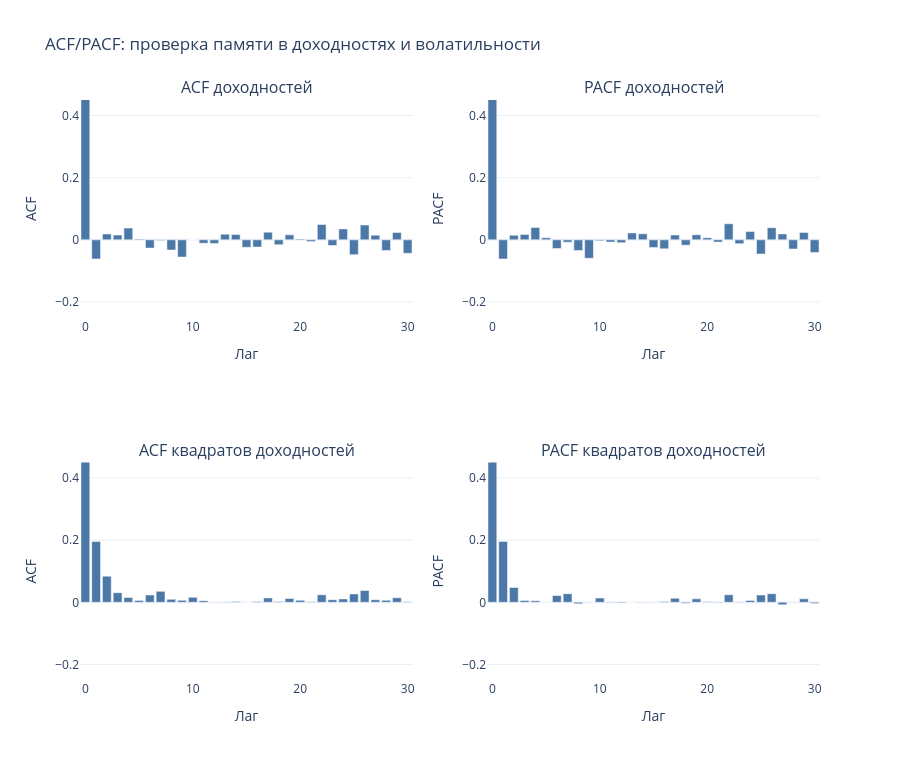

Source (notebook cell):
### Code cell
def add_corr_plot(fig, series, row, col, title, nlags=30, kind="acf"):
    values = acf(series, nlags=nlags, fft=True) if kind == "acf" else pacf(series, nlags=nlags, method="ywm")
    conf = 1.96 / np.sqrt(series.dropna().shape[0])
    fig.add_hrect(y0=-conf, y1=conf, fillcolor="#9ecae1", opacity=0.25, line_width=0, row=row, col=col)
    fig.add_trace(go.Bar(x=np.arange(len(values)), y=values, name=title,
                         marker_color="#4c78a8", showlegend=False), row=row, col=col)
    fig.update_xaxes(title_text="Лаг", row=row, col=col)
    fig.update_yaxes(title_text=kind.upper(), range=[-0.25, 0.45], row=row, col=col)

fig = make_subplots(rows=2, cols=2, subplot_titles=(
    "ACF доходностей", "PACF доходностей",
    "ACF квадратов доходностей", "PACF квадратов доходностей",
))

add_corr_plot(fig, ret, 1, 1, "ACF r_t", kind="acf")
add_corr_plot(fig, ret, 1, 2, "PACF r_t", kind="pacf")
add_corr_plot(fig, ret**2, 2, 1, "ACF r_t^2", kind="acf")
add_corr_plot(fig, ret**2, 2, 2, "PACF r_t^2", kind="pacf")

fig.update_layout(title="ACF/PACF: проверка памяти в доходностях и волатильности", height=760, bargap=0.18)
fig.show()

### Figure 1 — Plotly figure (JSON) as saved in the notebook; plotly's stock layout.template omitted (floating-point values rounded to 4 significant figures)
{"data": [{"marker": {"color": "#4c78a8"}, "name": "ACF r_t", "showlegend": false, "x": [0, 1, 2, 3, 4, 5, 6, 7, 8, 9, 10, 11, 12, 13, 14, 15, 16, 17, 18, 19, 20, 21, 22, 23, 24, 25, 26, 27, 28, 29, 30], "y": [1.0, -0.06166, 0.01865, 0.01515, 0.03783, 0.002429, -0.02662, -0.00253, -0.03277, -0.05545, 0.0005414, -0.01094, -0.01208, 0.01815, 0.01705, -0.02395, -0.02337, 0.02455, -0.01553, 0.01611, 0.0029, -0.005658, 0.04952, -0.0185, 0.03521, -0.04768, 0.04767, 0.01493, -0.0343, 0.02368, -0.04344], "type": "bar", "xaxis": "x", "yaxis": "y"}, {"marker": {"color": "#4c78a8"}, "name": "PACF r_t", "showlegend": false, "x": [0, 1, 2, 3, 4, 5, 6, 7, 8, 9, 10, 11, 12, 13, 14, 15, 16, 17, 18, 19, 20, 21, 22, 23, 24, 25, 26, 27, 28, 29, 30], "y": [1.0, -0.06166, 0.01491, 0.01727, 0.03969, 0.006648, -0.02784, -0.007448, -0.03432, -0.05921, -0.003223, -0.007352, -0.009195, 0.02203, 0.01933, -0.02488, -0.02912, 0.01554, -0.01724, 0.01634, 0.006793, -0.00734, 0.05161, -0.01241, 0.0266, -0.04563, 0.03901, 0.01902, -0.02966, 0.02394, -0.04063], "type": "bar", "xaxis": "x2", "yaxis": "y2"}, {"marker": {"color": "#4c78a8"}, "name": "ACF r_t^2", "showlegend": false, "x": [0, 1, 2, 3, 4, 5, 6, 7, 8, 9, 10, 11, 12, 13, 14, 15, 16, 17, 18, 19, 20, 21, 22, 23, 24, 25, 26, 27, 28, 29, 30], "y": [1.0, 0.1957, 0.08427, 0.031, 0.01578, 0.006024, 0.02347, 0.03533, 0.009683, 0.006444, 0.01615, 0.005297, 0.0007756, 0.001418, 0.002483, -7.388e-05, 0.002914, 0.01427, 0.002357, 0.01224, 0.006626, 0.001665, 0.02421, 0.008437, 0.01099, 0.02694, 0.03806, 0.008359, 0.006526, 0.01493, 0.002136], "type": "bar", "xaxis": "x3", "yaxis": "y3"}, {"marker": {"color": "#4c78a8"}, "name": "PACF r_t^2", "showlegend": false, "x": [0, 1, 2, 3, 4, 5, 6, 7, 8, 9, 10, 11, 12, 13, 14, 15, 16, 17, 18, 19, 20, 21, 22, 23, 24, 25, 26, 27, 28, 29, 30], "y": [1.0, 0.1957, 0.04781, 0.006194, 0.005073, 0.0002248, 0.02188, 0.02766, -0.004916, 0.001015, 0.01393, -0.001065, -0.002358, -0.0001641, 0.001179, -0.0009287, 0.002365, 0.01291, -0.00315, 0.01112, 0.001849, -0.001658, 0.02451, -0.001285, 0.006072, 0.02346, 0.02781, -0.007772, 0.0008441, 0.01118, -0.004016], "type": "bar", "xaxis": "x4", "yaxis": "y4"}], "layout": {"xaxis": {"anchor": "y", "domain": [0.0, 0.45], "title": {"text": "Лаг"}}, "yaxis": {"anchor": "x", "domain": [0.625, 1.0], "title": {"text": "ACF"}, "range": [-0.25, 0.45]}, "xaxis2": {"anchor": "y2", "domain": [0.55, 1.0], "title": {"text": "Лаг"}}, "yaxis2": {"anchor": "x2", "domain": [0.625, 1.0], "title": {"text": "PACF"}, "range": [-0.25, 0.45]}, "xaxis3": {"anchor": "y3", "domain": [0.0, 0.45], "title": {"text": "Лаг"}}, "yaxis3": {"anchor": "x3", "domain": [0.0, 0.375], "title": {"text": "ACF"}, "range": [-0.25, 0.45]}, "xaxis4": {"anchor": "y4", "domain": [0.55, 1.0], "title": {"text": "Лаг"}}, "yaxis4": {"anchor": "x4", "domain": [0.0, 0.375], "title": {"text": "PACF"}, "range": [-0.25, 0.45]}, "annotations": [{"font": {"size": 16}, "showarrow": false, "text": "ACF доходностей", "x": 0.225, "xanchor": "center", "xref": "paper", "y": 1.0, "yanchor": "bottom", "yref": "paper"}, {"font": {"size": 16}, "showarrow": false, "text": "PACF доходностей", "x": 0.775, "xanchor": "center", "xref": "paper", "y": 1.0, "yanchor": "bottom", "yref": "paper"}, {"font": {"size": 16}, "showarrow": false, "text": "ACF квадратов доходностей", "x": 0.225, "xanchor": "center", "xref": "paper", "y": 0.375, "yanchor": "bottom", "yref": "paper"}, {"font": {"size": 16}, "showarrow": false, "text": "PACF квадратов доходностей", "x": 0.775, "xanchor": "center", "xref": "paper", "y": 0.375, "yanchor": "bottom", "yref": "paper"}], "title": {"text": "ACF/PACF: проверка памяти в доходностях и волатильности"}, "height": 760, "bargap": 0.18}}
